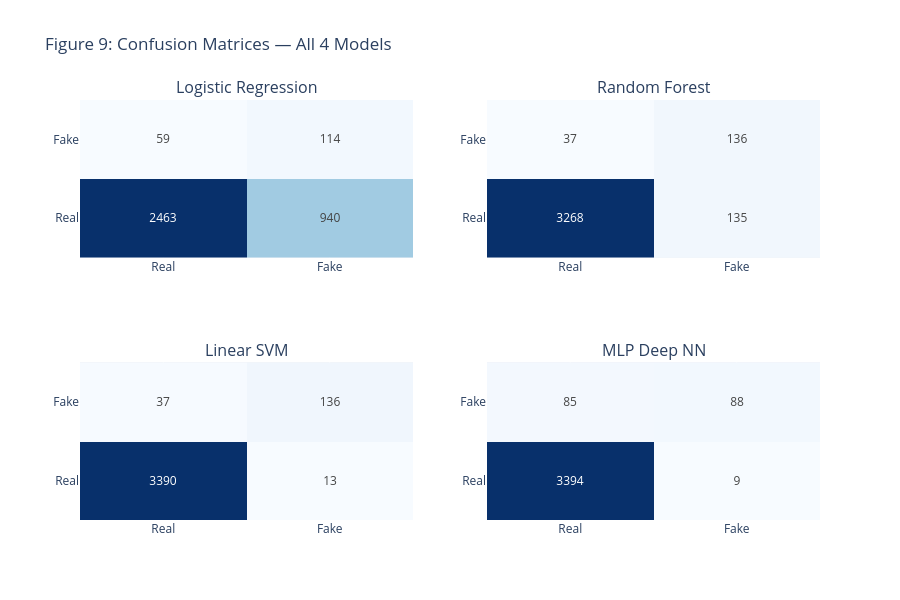

The notebook cell this image was saved under:
### Markdown cell above
Confusion Matrices (All 4 Models)

### Code cell
fig = make_subplots(
    rows=2, cols=2,
    subplot_titles=list(models.keys())
)

positions = [(1,1), (1,2), (2,1), (2,2)]

for (row, col), name in zip(positions, models.keys()):
    cm = confusion_matrix(y_test, results[name]['pred'])
    fig.add_trace(
        go.Heatmap(
            z=cm, x=['Real', 'Fake'], y=['Real', 'Fake'],
            colorscale='Blues',
            text=cm, texttemplate='%{text}',
            showscale=False
        ),
        row=row, col=col
    )

fig.update_layout(
    title_text='Figure 9: Confusion Matrices — All 4 Models',
    height=600
)
fig.show()

### Figure 1 — Plotly figure (JSON) as saved in the notebook; plotly's stock layout.template omitted (floating-point values rounded to 4 significant figures)
{"data": [{"colorscale": [[0, "rgb(247,251,255)"], [0.125, "rgb(222,235,247)"], [0.25, "rgb(198,219,239)"], [0.375, "rgb(158,202,225)"], [0.5, "rgb(107,174,214)"], [0.625, "rgb(66,146,198)"], [0.75, "rgb(33,113,181)"], [0.875, "rgb(8,81,156)"], [1, "rgb(8,48,107)"]], "showscale": false, "text": [[2463, 940], [59, 114]], "texttemplate": "%{text}", "type": "heatmap", "x": ["Real", "Fake"], "xaxis": "x", "y": ["Real", "Fake"], "yaxis": "y", "z": [[2463, 940], [59, 114]]}, {"colorscale": [[0, "rgb(247,251,255)"], [0.125, "rgb(222,235,247)"], [0.25, "rgb(198,219,239)"], [0.375, "rgb(158,202,225)"], [0.5, "rgb(107,174,214)"], [0.625, "rgb(66,146,198)"], [0.75, "rgb(33,113,181)"], [0.875, "rgb(8,81,156)"], [1, "rgb(8,48,107)"]], "showscale": false, "text": [[3268, 135], [37, 136]], "texttemplate": "%{text}", "type": "heatmap", "x": ["Real", "Fake"], "xaxis": "x2", "y": ["Real", "Fake"], "yaxis": "y2", "z": [[3268, 135], [37, 136]]}, {"colorscale": [[0, "rgb(247,251,255)"], [0.125, "rgb(222,235,247)"], [0.25, "rgb(198,219,239)"], [0.375, "rgb(158,202,225)"], [0.5, "rgb(107,174,214)"], [0.625, "rgb(66,146,198)"], [0.75, "rgb(33,113,181)"], [0.875, "rgb(8,81,156)"], [1, "rgb(8,48,107)"]], "showscale": false, "text": [[3390, 13], [37, 136]], "texttemplate": "%{text}", "type": "heatmap", "x": ["Real", "Fake"], "xaxis": "x3", "y": ["Real", "Fake"], "yaxis": "y3", "z": [[3390, 13], [37, 136]]}, {"colorscale": [[0, "rgb(247,251,255)"], [0.125, "rgb(222,235,247)"], [0.25, "rgb(198,219,239)"], [0.375, "rgb(158,202,225)"], [0.5, "rgb(107,174,214)"], [0.625, "rgb(66,146,198)"], [0.75, "rgb(33,113,181)"], [0.875, "rgb(8,81,156)"], [1, "rgb(8,48,107)"]], "showscale": false, "text": [[3394, 9], [85, 88]], "texttemplate": "%{text}", "type": "heatmap", "x": ["Real", "Fake"], "xaxis": "x4", "y": ["Real", "Fake"], "yaxis": "y4", "z": [[3394, 9], [85, 88]]}], "layout": {"annotations": [{"font": {"size": 16}, "showarrow": false, "text": "Logistic Regression", "x": 0.225, "xanchor": "center", "xref": "paper", "y": 1, "yanchor": "bottom", "yref": "paper"}, {"font": {"size": 16}, "showarrow": false, "text": "Random Forest", "x": 0.775, "xanchor": "center", "xref": "paper", "y": 1, "yanchor": "bottom", "yref": "paper"}, {"font": {"size": 16}, "showarrow": false, "text": "Linear SVM", "x": 0.225, "xanchor": "center", "xref": "paper", "y": 0.375, "yanchor": "bottom", "yref": "paper"}, {"font": {"size": 16}, "showarrow": false, "text": "MLP Deep NN", "x": 0.775, "xanchor": "center", "xref": "paper", "y": 0.375, "yanchor": "bottom", "yref": "paper"}], "height": 600, "title": {"text": "Figure 9: Confusion Matrices — All 4 Models"}, "xaxis": {"anchor": "y", "domain": [0, 0.45]}, "xaxis2": {"anchor": "y2", "domain": [0.55, 1]}, "xaxis3": {"anchor": "y3", "domain": [0, 0.45]}, "xaxis4": {"anchor": "y4", "domain": [0.55, 1]}, "yaxis": {"anchor": "x", "domain": [0.625, 1]}, "yaxis2": {"anchor": "x2", "domain": [0.625, 1]}, "yaxis3": {"anchor": "x3", "domain": [0, 0.375]}, "yaxis4": {"anchor": "x4", "domain": [0, 0.375]}}}
